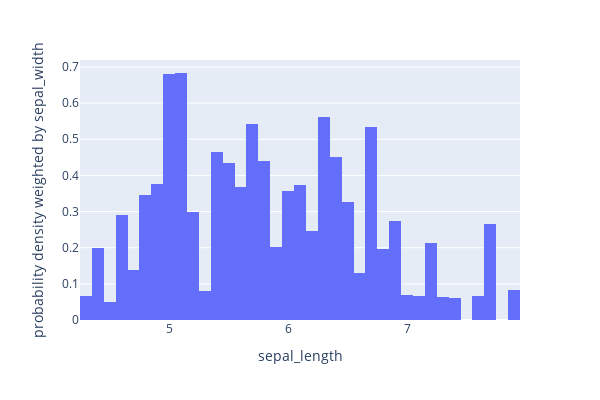

Notebook code cell kept with this figure:
### Code cell
fig = px.histogram(iris_df,x=iris_features[0],y=iris_features[1],histnorm =f'probability density',nbins= 50,width=600,height=400)
fig.show()

### Figure 1 — Plotly figure (JSON) as saved in the notebook; plotly's stock layout.template omitted (floating-point values rounded to 4 significant figures; data arrays with more than 128 entries replaced by an {"elided": "..."} marker saying what was removed)
{"data": [{"alignmentgroup": "True", "bingroup": "x", "histfunc": "sum", "histnorm": "probability density", "hovertemplate": "sepal_length=%{x}<br>probability density weighted by sepal_width=%{y}<extra></extra>", "legendgroup": "", "marker": {"color": "#636efa", "pattern": {"shape": ""}}, "name": "", "nbinsx": 50, "offsetgroup": "", "orientation": "v", "showlegend": false, "type": "histogram", "x": {"elided": "150 float values"}, "xaxis": "x", "y": {"elided": "150 float values"}, "yaxis": "y"}], "layout": {"barmode": "relative", "height": 400, "legend": {"tracegroupgap": 0}, "margin": {"t": 60}, "width": 600, "xaxis": {"anchor": "y", "domain": [0, 1], "title": {"text": "sepal_length"}}, "yaxis": {"anchor": "x", "domain": [0, 1], "title": {"text": "probability density weighted by sepal_width"}}}}
